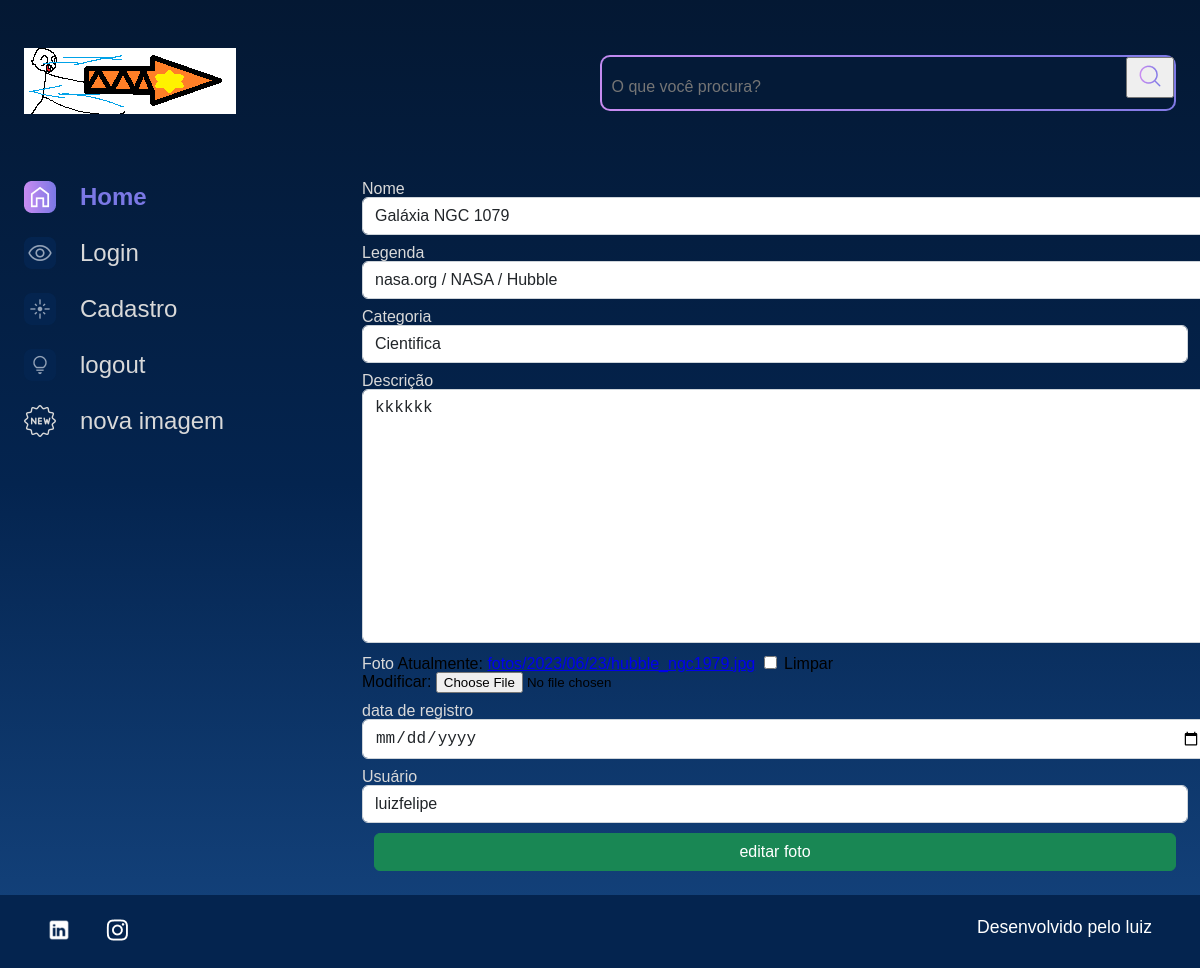
The page /editar_imagem/3 on the database its author committed.
### apps/galeria/models.py (models this page shows, shortened)
class Fotografia (models.Model):
    OPCOES_CATEGORIA=[
        ("ENGRAÇADA","Engraçada"),
        ("CIENTIFICA","Cientifica"),
        ("ASSUSTADORA","Assustadora"),
        ("BADASS","Badass"),
    ]
    nome = models.CharField(max_length=100, null=False, blank=False)
    legenda = models.CharField(max_length=150, null=False, blank=False)
    categoria = models.CharField(max_length=100, choices=OPCOES_CATEGORIA, default='')
    descricao = models.TextField(null=False, blank=False)
    foto = models.ImageField(upload_to="fotos/%Y/%m/%d/", blank=True)
    publicada = models.BooleanField(default=True)
    data_fotografia = models.DateTimeField(default=datetime.now, blank=False)
    usuario = models.ForeignKey(
        to = User,
        on_delete=models.SET_NULL,
        null=True,
        blank=False,
        related_name= "user",
    )

### apps/galeria/views.py (the view)
# urls.py: path('editar_imagem/<int:foto_id>', editar_imagem, name='editar_imagem'),
def editar_imagem(request,foto_id):
    fotografia= Fotografia.objects.get(id=foto_id)
    form = FotografiaForms(instance=fotografia)
    if request.method == 'POST':
        form = FotografiaForms(request.POST, request.FILES, instance= fotografia)
        if form.is_valid():
            form.save()
            messages.success(request, 'já editou sua besteira')
            return redirect('index')
    return render (request, 'galeria/editar_imagem.html',{'form': form, 'foto_id': foto_id})

### apps/galeria/forms.py
class FotografiaForms(forms.ModelForm):
    class Meta:
        model = Fotografia
        exclude= ['publicada']
        labels = {
            'descricao':'Descrição',
            'data_fotografia':'data de registro',
            'usuario':'Usuário',
        }
        widgets={
            "nome":forms.TextInput (attrs={'class':'form-control'}),
            "legenda":forms.TextInput (attrs={'class':'form-control'}),
            "categoria":forms.Select (attrs={'class':'form-control'}),
            "descricao":forms.Textarea (attrs={'class':'form-control'}),
            "foto ":forms.FileInput (attrs={'class':'form-control'}),
            "data_fotografia":forms.DateInput(
                format= '%d/%m/%Y',
                attrs={
                    'type': 'date',
                    'class':'form-control'
                }
            ),
            'usuario': forms.Select(attrs={'class':'form-control'}),
        }

### templates/galeria/editar_imagem.html (shortened to what this page needs)
{% extends 'shared/base.html' %}
{% load static %}
{% block content %}
            <section class="galeria" style="margin-left: 5em">
                <form action="{% url 'editar_imagem' foto_id %}" method="POST" enctype="multipart/form-data">
                    <div class="row">
                        {% for field in form.visible_fields %}
                        <div class="col-12 col-lg-12" style="margin-bottom: 10px">
                            <label for = "{{ field.id_for_label }}" style="color:#D9D9D9; margin-bottom: 5px;">{{ field.label }}</label>
                            {{ field }}
                        </div>
                        {% endfor %}
                    </div>
                    <div>
                        <button class="btn btn-success col-12" style="padding: top 5px;" type = "submit">editar foto</button>
                    </div>
                </form>
            </section>
        </main>
    </div>
</body>
{% endblock %}

### setup/static/styles/style.css (style rules this page uses)
html, body, div, span, applet, object, iframe, h1, h2, h3, h4, h5, h6, p, blockquote, pre, a, abbr, acronym, address, big, cite, code, del, dfn, em, img, ins, kbd, q, s, samp, small, strike, strong, sub, sup, tt, var, b, u, i, center, dl, dt, dd, ol, ul, li, fieldset, form, label, legend, table, caption, tbody, tfoot, thead, tr, th, td, article, aside, canvas, details, embed, figure, figcaption, footer, header, hgroup, menu, nav, output, ruby, section, summary, time, mark, audio, video { margin: 0; padding: 0; border: 0; font-size: 100%; font: inherit; vertical-align: baseline; }
article, aside, details, figcaption, figure, footer, header, hgroup, menu, nav, section { display: block; }
body { line-height: 1; font-family: 'Space Grotesk', sans-serif; min-height: 100vh; background: linear-gradient(#041833,#04244F,#154580); background-repeat: no-repeat; background-position: center; background-size: cover; }
.galeria { display: flex; width: 100%; }
.row { --bs-gutter-x: 1.5rem; --bs-gutter-y: 0; display: flex; flex-wrap: wrap; margin-top: calc(-1 * var(--bs-gutter-y)); margin-right: calc(-.5 * var(--bs-gutter-x)); margin-left: calc(-.5 * var(--bs-gutter-x)); }
.col-12 { flex: 0 0 auto; width: 100%; }
.btn { --bs-btn-padding-x: 0.75rem; --bs-btn-padding-y: 0.375rem; --bs-btn-font-family: ; --bs-btn-font-size: 1rem; --bs-btn-font-weight: 400; --bs-btn-line-height: 1.5; --bs-btn-color: #212529; --bs-btn-bg: transparent; --bs-btn-border-width: 1px; --bs-btn-border-color: transparent; --bs-btn-border-radius: 0.375rem; --bs-btn-hover-border-color: transparent; --bs-btn-box-shadow: inset 0 1px 0 rgba(255, 255, 255, 0.15),0 1px 1px rgba(0, 0, 0, 0.075); --bs-btn-disabled-opacity: 0.65; --bs-btn-focus-box-shadow: 0 0 0 0.25rem rgba(var(--bs-btn-focus-shadow-rgb), .5); display: inline-block; padding: var(--bs-btn-padding-y) var(--bs-btn-padding-x); font-family: var(--bs-btn-font-family); font-size: var(--bs-btn-font-size); font-weight: var(--bs-btn-font-weight); line-height: var(--bs-btn-line-height); color: var(--bs-btn-color); text-align: center; text-decoration: none; vertical-align: middle; cursor: pointer; -webkit-user-select: none; -moz-user-select: none; user-select: none; border: var(--bs-btn-border-width) solid var(--bs-btn-border-color); border-radius: var(--bs-btn-border-radius); background-color: var(--bs-btn-bg); transition: color .15s ease-in-out,background-color .15s ease-in-out,border-color .15s ease-in-out,box-shadow .15s ease-in-out; }
.btn-success { --bs-btn-color: #fff; --bs-btn-bg: #198754; --bs-btn-border-color: #198754; --bs-btn-hover-color: #fff; --bs-btn-hover-bg: #157347; --bs-btn-hover-border-color: #146c43; --bs-btn-focus-shadow-rgb: 60,153,110; --bs-btn-active-color: #fff; --bs-btn-active-bg: #146c43; --bs-btn-active-border-color: #13653f; --bs-btn-active-shadow: inset 0 3px 5px rgba(0, 0, 0, 0.125); --bs-btn-disabled-color: #fff; --bs-btn-disabled-bg: #198754; --bs-btn-disabled-border-color: #198754; }
.form-control { display: block; width: 100%; padding: 0.375rem 0.75rem; font-size: 1rem; font-weight: 400; line-height: 1.5; color: #212529; background-color: #fff; background-clip: padding-box; border: 1px solid #ced4da; -webkit-appearance: none; -moz-appearance: none; appearance: none; border-radius: 0.375rem; transition: border-color .15s ease-in-out,box-shadow .15s ease-in-out; }

### rows shown on the page
Fotografia: visible_fields "Galáxia NGC 1079" "nasa.org / NASA / Hubble" "Cientifica" "kkkkkk" "luizfelipe"

### other values the page prints
{{ field.label }} "Nome" "Legenda" "Categoria" "Descrição" "Foto" "data de registro" "Usuário"
